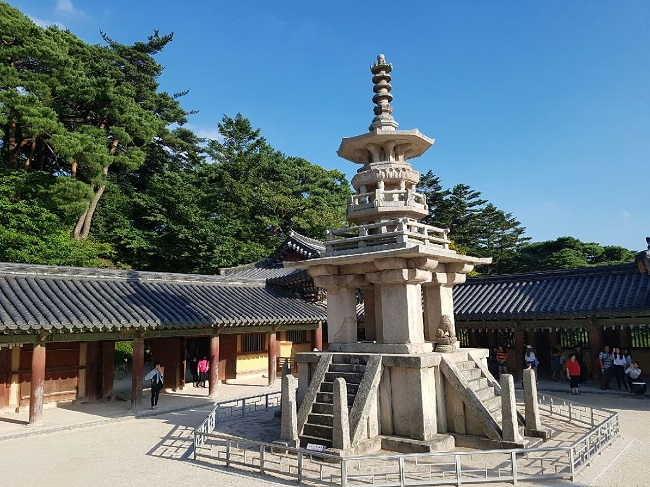
#> input picture L03. Edge and Region/dabo.jpg, 650 x 487 px
$ python 02_Hough.py
#> lines starting #> are read from the running program, lines starting #| are printed output that depends on the picture; after the words box and inside, x2 and y2 are one past the last pixel; in counts of white or black regions, pixels touching at a corner belong together
import cv2 as cv
import numpy as np
from matplotlib import pyplot as plt

def solve_hough():
    # 1. 이미지 로드 및 복사
    src = cv.imread('dabo.jpg')
#> src is the input picture: shape (487, 650, 3); mean B, G, R 123.4, 116.1, 96.8
    if src is None:
        print("Error: 이미지를 불러올 수 없습니다.")
        return

    # 직선을 그릴 원본 이미지 복사본 생성
    display_img = src.copy()
    gray = cv.cvtColor(src, cv.COLOR_BGR2GRAY)
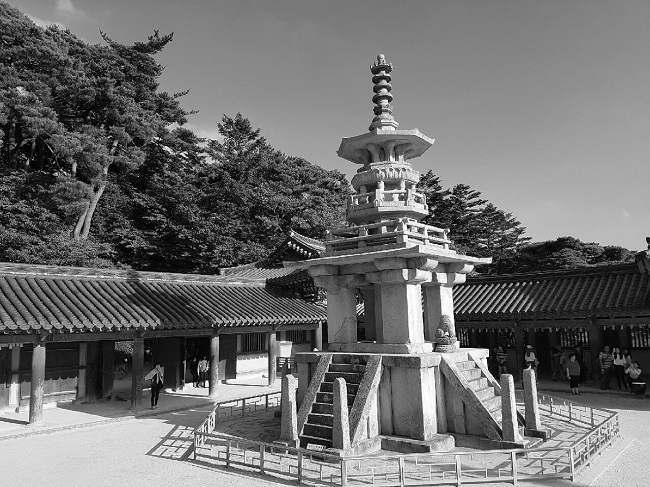
#> gray: shape (487, 650); min 0, max 255, mean 111.2

    # 2. Canny 에지 검출: cv.Canny()를 사용하여 에지 맵을 생성합니다
    # threshold1과 threshold2는 각각 100과 200으로 설정하여 노이즈를 줄이고 강한 에지만 남깁니다
    edges = cv.Canny(gray, 100, 200)
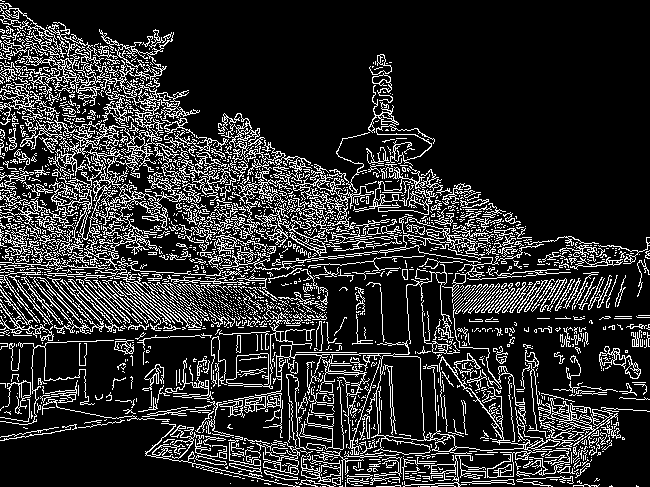
#> edges: shape (487, 650); 17.4% white in thin lines or dots

    # 3. 확률적 허프 변환: cv.HoughLinesP()를 사용하여 직선을 검출합니다
    # rho, theta, threshold, minLineLength, maxLineGap 값을 조정하여 직선 검출 성능을 개선합니다.
    # rho=1(1픽셀), theta=np.pi/180(1도) 해상도 사용. threshold=50으로 설정.
    # minLineLength=50 (선으로 인정할 최소 길이), maxLineGap=10 (끊어진 선을 연결할 최대 간격)
    lines = cv.HoughLinesP(edges, rho=1, theta=np.pi/180, threshold=50,
                           minLineLength=50, maxLineGap=10)
#> lines = 677 rows, first 6: [215, 227, 270, 282], [98, 123, 348, 219], [0, 19, 247, 266], [84, 109, 395, 420], [91, 114, 394, 417], [25, 13, 151, 139]

    # 4. 검출된 직선 그리기: cv.line()을 사용하여 검출된 직선을 원본 이미지에 그립니다.
    if lines is not None:
        for line in lines:
            x1, y1, x2, y2 = line[0]
            # 검출된 직선을 원본 이미지에서 빨간색으로 표시합니다.
            # cv.line()에서 색상은 (0, 0, 255) (빨간색)과 두께는 2로 설정합니다
            cv.line(display_img, (x1, y1), (x2, y2), (0, 0, 255), 2)
#> this loop made 677 passes
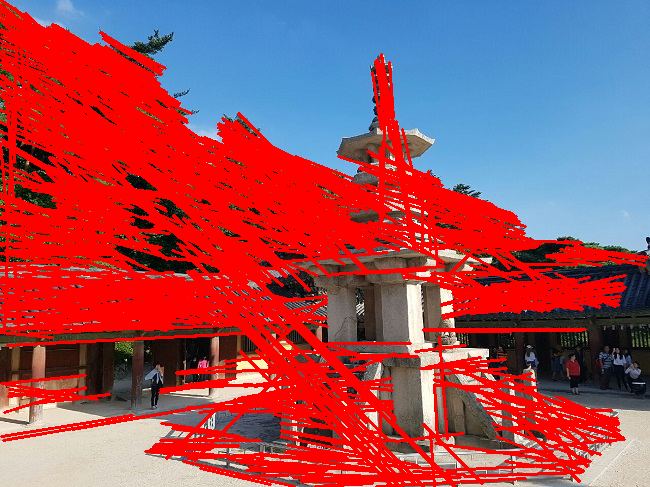
#> display_img: shape (487, 650, 3); mean B, G, R 91.3, 78.3, 160.7

    # 5. 시각화: Matplotlib를 사용하여 원본 이미지와 직선이 그려진 이미지를 나란히 시각화합니다.
    plt.figure(figsize=(12, 6))

    # 왼쪽: Canny 에지 검출 결과 (흑백 맵)
    plt.subplot(121)
    plt.imshow(edges, cmap='gray')
    plt.title('Canny Edge Map')

    # 오른쪽: 빨간색 선이 추가된 결과 이미지
    plt.subplot(122)
    plt.imshow(cv.cvtColor(display_img, cv.COLOR_BGR2RGB))
    plt.title('Detected Lines')

    plt.show()
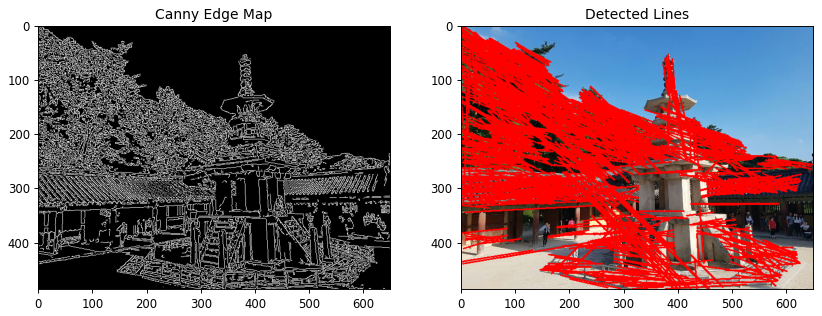
#> figure drawn by matplotlib, 2 panels

if __name__ == "__main__":
    solve_hough()

$ run again, with L03. Edge and Region/coffee_cup.jpg copied over L03. Edge and Region/dabo.jpg
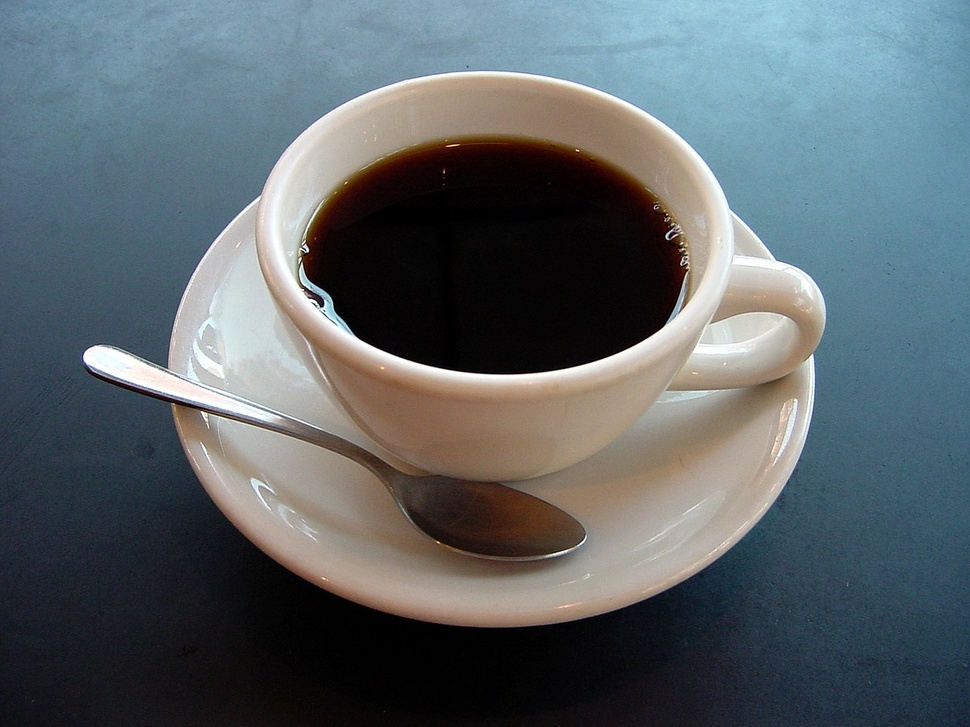
#> input picture L03. Edge and Region/coffee_cup.jpg, 970 x 727 px, shrunk from 1280 x 960 before the run
#> in solve_hough, src is the input picture: shape (727, 970, 3); mean B, G, R 105.3, 100.9, 92.1
#> in solve_hough, `edges = cv.Canny(gray, 100, 200)`:
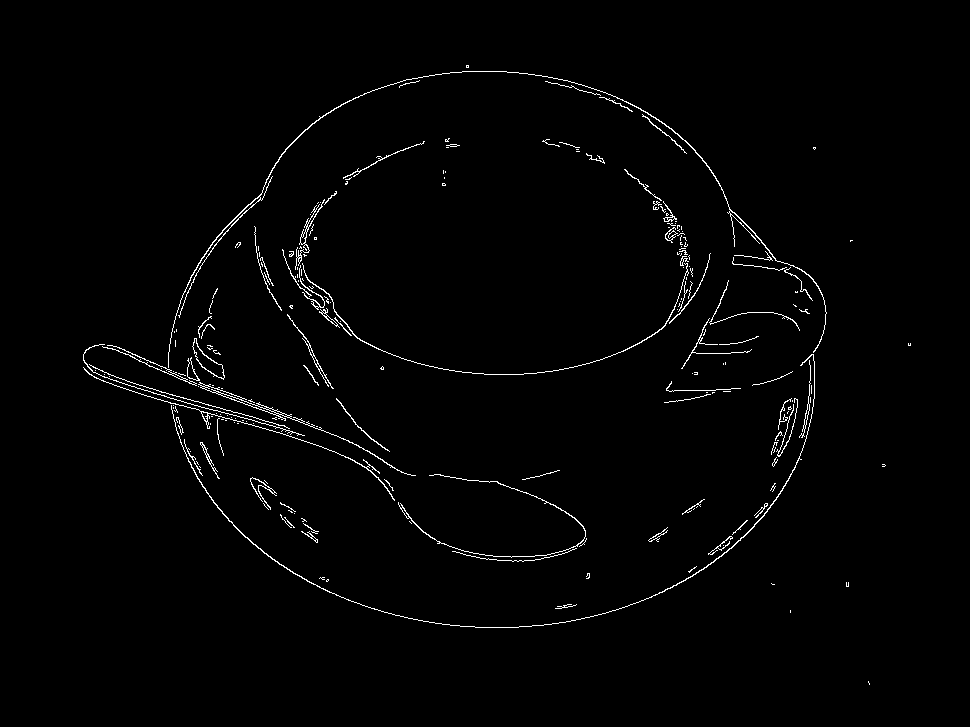
#> edges: shape (727, 970); 1.4% white in thin lines or dots, all inside (x1, y1, x2, y2) = (83, 65, 911, 685)
#> lines = 32 rows, first 6: [281, 414, 358, 445], [127, 381, 289, 428], [175, 403, 297, 438], [116, 381, 304, 435], [189, 378, 300, 419], [110, 345, 180, 374]
#> the loop in solve_hough, `for line in lines:` made 32 passes
#> in solve_hough, `plt.show()`:
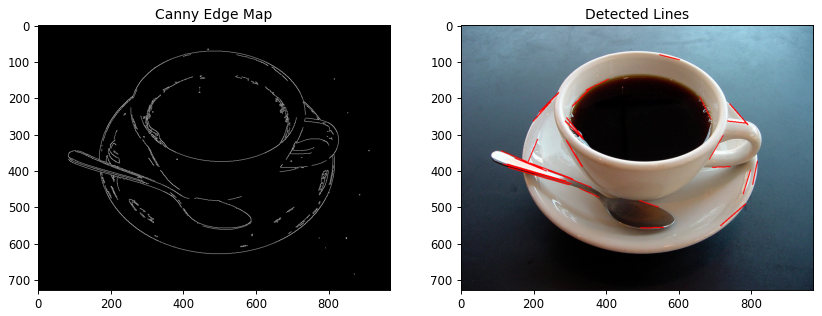
#> figure drawn by matplotlib, 2 panels
